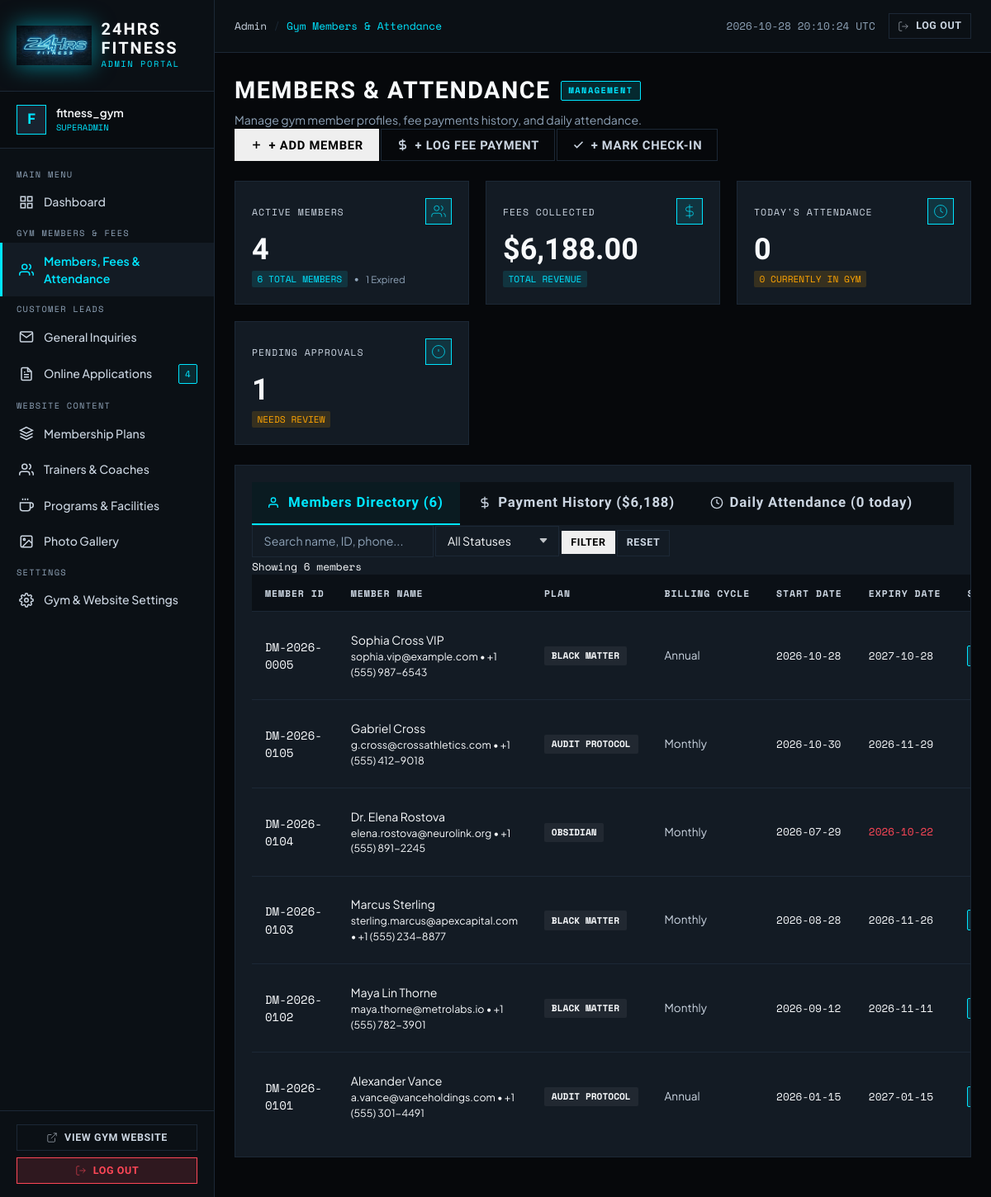
Screenshot of /admin/members.php (signed in) with the database file from the repository.
### tables this page shows
CREATE TABLE `members` (
  `id` int unsigned NOT NULL AUTO_INCREMENT,
  `membership_id` varchar(30) NOT NULL,
  `application_id` int unsigned DEFAULT NULL,
  `full_name` varchar(100) NOT NULL,
  `email` varchar(150) NOT NULL,
  `phone` varchar(50) NOT NULL,
  `plan_id` int unsigned NOT NULL,
  `plan_name` varchar(100) NOT NULL,
  `billing_cycle` enum('monthly','annual') NOT NULL DEFAULT 'monthly',
  `start_date` date NOT NULL,
  `expiry_date` date NOT NULL,
  `status` enum('active','expired','pending') NOT NULL DEFAULT 'active',
  `emergency_contact` varchar(100) DEFAULT NULL,
  `notes` text,
  `created_at` datetime NOT NULL DEFAULT CURRENT_TIMESTAMP,
  `updated_at` datetime NOT NULL DEFAULT CURRENT_TIMESTAMP ON UPDATE CURRENT_TIMESTAMP,
  PRIMARY KEY (`id`),
  UNIQUE KEY `membership_id` (`membership_id`),
  KEY `fk_member_plan` (`plan_id`),
  KEY `idx_member_code` (`membership_id`),
  KEY `idx_member_email` (`email`),
  KEY `idx_member_status` (`status`),
  KEY `idx_member_expiry` (`expiry_date`)
);

### includes/Database.php (called while the page is built, shortened)
<?php
class Database
{
    private static ?PDO $instance = null;
    public static function getConnection(): PDO
    {
        if (self::$instance !== null) {
            return self::$instance;
        }
        $host = (string) Env::get('DB_HOST', '127.0.0.1');
        $port = (int) Env::get('DB_PORT', 3306);
        $dbname = (string) Env::get('DB_NAME', 'fitness_gym');
        $user = (string) Env::get('DB_USER', 'root');
        $pass = (string) Env::get('DB_PASS', '');
        $charset = (string) Env::get('DB_CHARSET', 'utf8mb4');
        $dsn = "mysql:host={$host};port={$port};dbname={$dbname};charset={$charset}";
        $options = [
            PDO::ATTR_ERRMODE            => PDO::ERRMODE_EXCEPTION,
            PDO::ATTR_DEFAULT_FETCH_MODE => PDO::FETCH_ASSOC,
            PDO::ATTR_EMULATE_PREPARES   => false,
            PDO::ATTR_PERSISTENT         => false,
        ];
        if (defined('\Pdo\Mysql::ATTR_INIT_COMMAND')) {
            $options[\Pdo\Mysql::ATTR_INIT_COMMAND] = "SET NAMES {$charset} COLLATE {$charset}_unicode_ci";
        } elseif (defined('PDO::MYSQL_ATTR_INIT_COMMAND')) {
            @$options[PDO::MYSQL_ATTR_INIT_COMMAND] = "SET NAMES {$charset} COLLATE {$charset}_unicode_ci";
        }
        try {
            self::$instance = new PDO($dsn, $user, $pass, $options);
            return self::$instance;
        } catch (PDOException $e) {
            error_log('[DARK MATTER DATABASE ERROR]: ' . $e->getMessage());
            $debug = (bool) Env::get('APP_DEBUG', false);
            if ($debug) {
                throw new RuntimeException("Database Connection Error: " . $e->getMessage());
            }
            throw new RuntimeException("Secure connection to Dark Matter database telemetry is temporarily unavailable. Please retry shortly.");
        }
    }
    public static function fetchAll(string $sql, array $params = []): array
    {
        try {
            $stmt = self::getConnection()->prepare($sql);
            $stmt->execute($params);
            return $stmt->fetchAll();
        } catch (PDOException $e) {
            error_log('[DARK MATTER QUERY ERROR]: ' . $e->getMessage() . " | SQL: {$sql}");
            throw new RuntimeException("Data retrieval failed. Please try again.");
        }
    }
    public static function fetchOne(string $sql, array $params = []): ?array
    {
        try {
            $stmt = self::getConnection()->prepare($sql);
            $stmt->execute($params);
            $result = $stmt->fetch();
            return $result === false ? null : $result;
        } catch (PDOException $e) {
            error_log('[DARK MATTER QUERY ERROR]: ' . $e->getMessage() . " | SQL: {$sql}");
            throw new RuntimeException("Data retrieval failed. Please try again.");
        }
    }
}

### includes/Security.php (called while the page is built, shortened)
<?php
require_once __DIR__ . '/Env.php';
require_once __DIR__ . '/helpers.php';
class Security
{
    public static function validateEnum(mixed $value, array $allowed): ?string
    {
        if (is_string($value) && in_array($value, $allowed, true)) {
            return $value;
        }
        return null;
    }
}

### includes/helpers.php (called while the page is built, shortened)
<?php
if (!function_exists('e')) {
    function e(mixed $value): string
    {
        return htmlspecialchars((string) $value, ENT_QUOTES | ENT_SUBSTITUTE, 'UTF-8');
    }
}

### admin/members.php (the view, shortened to what this page needs)
<?php
require_once __DIR__ . '/includes/auth.php';
require_once dirname(__DIR__) . '/includes/Database.php';
require_once dirname(__DIR__) . '/includes/Security.php';
require_once dirname(__DIR__) . '/includes/helpers.php';
$currentTab = Security::validateEnum($_GET['tab'] ?? 'members', ['members', 'payments', 'attendance']) ?? 'members';
$metrics = [
    'total_members'    => 0,
    'active_members'   => 0,
    'expired_members'  => 0,
    'pending_members'  => 0,
    'total_revenue'    => 0.00,
    'today_attendance' => 0,
    'currently_on_floor' => 0
];
try {
    $r = Database::fetchOne("SELECT COUNT(*) AS cnt FROM `members`");
    $metrics['total_members'] = (int) ($r['cnt'] ?? 0);
    $r = Database::fetchOne("SELECT COUNT(*) AS cnt FROM `members` WHERE `status` = 'active'");
    $metrics['active_members'] = (int) ($r['cnt'] ?? 0);
    $r = Database::fetchOne("SELECT COUNT(*) AS cnt FROM `members` WHERE `status` = 'expired'");
    $metrics['expired_members'] = (int) ($r['cnt'] ?? 0);
    $r = Database::fetchOne("SELECT COUNT(*) AS cnt FROM `members` WHERE `status` = 'pending'");
    $metrics['pending_members'] = (int) ($r['cnt'] ?? 0);
    $r = Database::fetchOne("SELECT IFNULL(SUM(amount), 0) AS rev FROM `member_payments` WHERE `payment_status` = 'completed'");
    $metrics['total_revenue'] = (float) ($r['rev'] ?? 0);
    $r = Database::fetchOne("SELECT COUNT(*) AS cnt FROM `member_attendance` WHERE DATE(`check_in_time`) = CURDATE()");
    $metrics['today_attendance'] = (int) ($r['cnt'] ?? 0);
    $r = Database::fetchOne("SELECT COUNT(*) AS cnt FROM `member_attendance` WHERE `check_out_time` IS NULL AND DATE(`check_in_time`) = CURDATE()");
    $metrics['currently_on_floor'] = (int) ($r['cnt'] ?? 0);
} catch (\Throwable $e) {
    error_log('[MEMBERS METRICS ERROR]: ' . $e->getMessage());
}
$membersData = [];
$search = trim((string) ($_GET['search'] ?? ''));
$statusFilter = Security::validateEnum($_GET['status'] ?? '', ['active', 'expired', 'pending']);
if ($currentTab === 'members') {
    $where = [];
    $params = [];
    $whereSql = !empty($where) ? 'WHERE ' . implode(' AND ', $where) : '';
    try {
        $membersData = Database::fetchAll("
            SELECT `m`.*,
                   (SELECT COUNT(*) FROM `member_payments` `p` WHERE `p`.`member_id` = `m`.`id`) AS payment_count,
                   (SELECT IFNULL(SUM(`p`.`amount`), 0) FROM `member_payments` `p` WHERE `p`.`member_id` = `m`.`id` AND `p`.`payment_status` = 'completed') AS total_paid
            FROM `members` `m`
            {$whereSql}
            ORDER BY `m`.`id` DESC
        ", $params);
    } catch (\Throwable $e) {
        error_log('[FETCH MEMBERS ERROR]: ' . $e->getMessage());
    }
}
require_once __DIR__ . '/includes/header.php';
?>
<div class="adm-page-header">
  <div class="d-flex flex-wrap justify-content-between align-items-center gap-3">
    <div>
      <h1 class="adm-page-title">
        <span>MEMBERS & ATTENDANCE</span>
        <span class="adm-badge active" style="font-size: 0.65rem;">MANAGEMENT</span>
      </h1>
      <p class="adm-page-subtitle">Manage gym member profiles, fee payments history, and daily attendance.</p>
    </div>
    <div class="d-flex flex-wrap gap-2">
      <button type="button" class="adm-btn adm-btn-primary" onclick="openAdmModal('modalAddMember')">
        <svg width="15" height="15" viewBox="0 0 24 24" fill="none" stroke="currentColor" stroke-width="2.5"><line x1="12" y1="5" x2="12" y2="19"></line><line x1="5" y1="12" x2="19" y2="12"></line></svg>
        <span>+ Add Member</span>
      </button>
      <button type="button" class="adm-btn adm-btn-outline" onclick="openAdmModal('modalRecordPayment')">
        <svg width="15" height="15" viewBox="0 0 24 24" fill="none" stroke="currentColor" stroke-width="2.5"><line x1="12" y1="1" x2="12" y2="23"></line><path d="M17 5H9.5a3.5 3.5 0 0 0 0 7h5a3.5 3.5 0 0 1 0 7H6"></path></svg>
        <span>+ Log Fee Payment</span>
      </button>
      <button type="button" class="adm-btn adm-btn-outline" onclick="openAdmModal('modalCheckIn')">
        <svg width="15" height="15" viewBox="0 0 24 24" fill="none" stroke="currentColor" stroke-width="2.5"><polyline points="20 6 9 17 4 12"></polyline></svg>
        <span>+ Mark Check-In</span>
      </button>
    </div>
  </div>
</div>
<div class="adm-grid adm-grid-4" style="margin-bottom: 1.5rem;">
  <div class="adm-card">
    <div class="adm-stat-header">
      <span class="adm-stat-title">Active Members</span>
      <div class="adm-stat-icon" style="color: var(--adm-lime);">
        <svg width="18" height="18" viewBox="0 0 24 24" fill="none" stroke="currentColor"><path d="M17 21v-2a4 4 0 0 0-4-4H5a4 4 0 0 0-4 4v2"></path><circle cx="9" cy="7" r="4"></circle><path d="M23 21v-2a4 4 0 0 0-3-3.87"></path><path d="M16 3.13a4 4 0 0 1 0 7.75"></path></svg>
      </div>
    </div>
    <div class="adm-stat-value text-lime"><?= number_format($metrics['active_members']) ?></div>
    <div class="adm-stat-footer">
      <span class="adm-stat-badge lime"><?= $metrics['total_members'] ?> TOTAL MEMBERS</span>
      <span>&bull;</span>
      <span class="text-muted" style="font-size: 0.72rem;"><?= $metrics['expired_members'] ?> Expired</span>
    </div>
  </div>
  <div class="adm-card">
    <div class="adm-stat-header">
      <span class="adm-stat-title">Fees Collected</span>
      <div class="adm-stat-icon">
        <svg width="18" height="18" viewBox="0 0 24 24" fill="none" stroke="currentColor"><line x1="12" y1="1" x2="12" y2="23"></line><path d="M17 5H9.5a3.5 3.5 0 0 0 0 7h5a3.5 3.5 0 0 1 0 7H6"></path></svg>
      </div>
    </div>
    <div class="adm-stat-value">$<?= number_format($metrics['total_revenue'], 2) ?></div>
    <div class="adm-stat-footer">
      <span class="adm-stat-badge lime">TOTAL REVENUE</span>
    </div>
  </div>
  <div class="adm-card">
    <div class="adm-stat-header">
      <span class="adm-stat-title">Today's Attendance</span>
      <div class="adm-stat-icon">
        <svg width="18" height="18" viewBox="0 0 24 24" fill="none" stroke="currentColor"><circle cx="12" cy="12" r="10"></circle><polyline points="12 6 12 12 16 14"></polyline></svg>
      </div>
    </div>
    <div class="adm-stat-value"><?= number_format($metrics['today_attendance']) ?></div>
    <div class="adm-stat-footer">
      <span class="adm-stat-badge orange"><?= $metrics['currently_on_floor'] ?> CURRENTLY IN GYM</span>
    </div>
  </div>
  <div class="adm-card">
    <div class="adm-stat-header">
      <span class="adm-stat-title">Pending Approvals</span>
      <div class="adm-stat-icon">
        <svg width="18" height="18" viewBox="0 0 24 24" fill="none" stroke="currentColor"><circle cx="12" cy="12" r="10"></circle><line x1="12" y1="8" x2="12" y2="12"></line><line x1="12" y1="16" x2="12.01" y2="16"></line></svg>
      </div>
    </div>
    <div class="adm-stat-value"><?= number_format($metrics['pending_members']) ?></div>
    <div class="adm-stat-footer">
      <span class="adm-stat-badge <?= $metrics['pending_members'] > 0 ? 'orange' : 'lime' ?>"><?= $metrics['pending_members'] > 0 ? 'NEEDS REVIEW' : 'ALL CLEAR' ?></span>
    </div>
  </div>
</div>
<div class="adm-card p-0" style="margin-bottom: 1.5rem; overflow: hidden;">
  <div class="d-flex flex-wrap border-bottom" style="border-color: var(--adm-border) !important; background: var(--adm-surface);">
    <a href="members.php?tab=members" class="adm-tab-link <?= $currentTab === 'members' ? 'active' : '' ?>">
      <svg width="16" height="16" viewBox="0 0 24 24" fill="none" stroke="currentColor" stroke-width="2"><path d="M17 21v-2a4 4 0 0 0-4-4H5a4 4 0 0 0-4 4v2"></path><circle cx="9" cy="7" r="4"></circle></svg>
      <span>Members Directory (<?= $metrics['total_members'] ?>)</span>
    </a>
    <a href="members.php?tab=payments" class="adm-tab-link <?= $currentTab === 'payments' ? 'active' : '' ?>">
      <svg width="16" height="16" viewBox="0 0 24 24" fill="none" stroke="currentColor" stroke-width="2"><line x1="12" y1="1" x2="12" y2="23"></line><path d="M17 5H9.5a3.5 3.5 0 0 0 0 7h5a3.5 3.5 0 0 1 0 7H6"></path></svg>
      <span>Payment History ($<?= number_format($metrics['total_revenue']) ?>)</span>
    </a>
    <a href="members.php?tab=attendance" class="adm-tab-link <?= $currentTab === 'attendance' ? 'active' : '' ?>">
      <svg width="16" height="16" viewBox="0 0 24 24" fill="none" stroke="currentColor" stroke-width="2"><circle cx="12" cy="12" r="10"></circle><polyline points="12 6 12 12 16 14"></polyline></svg>
      <span>Daily Attendance (<?= $metrics['today_attendance'] ?> today)</span>
    </a>
  </div>
  <?php if ($currentTab === 'members'): ?>
    <div class="p-3 border-bottom d-flex flex-wrap justify-content-between align-items-center gap-3" style="border-color: var(--adm-border) !important; background: var(--adm-surface-2);">
      <form method="GET" class="d-flex flex-wrap align-items-center gap-2">
        <input type="text" name="search" class="adm-input" placeholder="Search name, ID, phone..." value="<?= e($search) ?>" style="width: 220px;">
        <select name="status" class="adm-select" style="width: 150px;">
          <option value="">All Statuses</option>
        </select>
        <button type="submit" class="adm-btn adm-btn-secondary adm-btn-sm">Filter</button>
        <?php if ($search !== '' || $statusFilter !== ''): ?>
          <a href="members.php?tab=members" class="adm-btn adm-btn-outline adm-btn-sm">Reset</a>
        <?php endif; ?>
      </form>
      <span class="text-muted" style="font-size: 0.8rem; font-family: var(--adm-font-mono);">
        Showing <?= count($membersData) ?> members
      </span>
    </div>
    <div class="adm-table-responsive">
      <table class="adm-table">
        <thead>
          <tr>
            <th>Member ID</th>
            <th>Member Name</th>
            <th>Plan</th>
            <th>Billing Cycle</th>
            <th>Start Date</th>
            <th>Expiry Date</th>
            <th>Status</th>
          </tr>
        </thead>
        <tbody>
          <?php if (empty($membersData)): ?>
            <tr>
              <td colspan="9" class="adm-empty-state">
                No member profiles found matching current criteria.
              </td>
            </tr>
          <?php else: ?>
            <?php foreach ($membersData as $m): ?>
              <?php
                $isExpired = ($m['status'] === 'expired' || strtotime($m['expiry_date']) < time());
                $statusClass = $m['status'] === 'active' ? 'active' : ($m['status'] === 'expired' ? 'danger' : 'warning');
              ?>
              <tr>
                <td>
                  <span class="adm-mono text-lime fw-bold"><?= e($m['membership_id']) ?></span>
                </td>
                <td>
                  <div class="fw-bold text-white"><?= e($m['full_name']) ?></div>
                  <div class="text-muted" style="font-size: 0.78rem;"><?= e($m['email']) ?> &bull; <?= e($m['phone']) ?></div>
                </td>
                <td>
                  <span class="adm-badge" style="background: rgba(255,255,255,0.06); color: var(--adm-white);"><?= e($m['plan_name']) ?></span>
                </td>
                <td style="text-transform: capitalize; font-size: 0.85rem; color: var(--adm-silver);">
                  <?= e($m['billing_cycle']) ?>
                </td>
                <td class="adm-mono" style="font-size: 0.8rem;">
                  <?= e($m['start_date']) ?>
                </td>
                <td class="adm-mono" style="font-size: 0.8rem; <?= $isExpired ? 'color: var(--adm-danger);' : '' ?>">
                  <?= e($m['expiry_date']) ?>
                </td>
                <td>
                  <span class="adm-badge <?= $statusClass ?>" style="font-size: 0.7rem;">
                  </span>
                </td>
              </tr>
            <?php endforeach; ?>
          <?php endif; ?>
        </tbody>
      </table>
    </div>
  <?php endif; ?>
</div>
<?php require_once __DIR__ . '/includes/footer.php'; ?>

### rows the page displays
members: membership "DM-2026-0005", full_name "Sophia Cross VIP", email "sophia.vip@example.com", phone "+1 (555) 987-6543", plan_name "BLACK MATTER", billing_cycle "Annual", start_date "2026-10-28", expiry_date "2027-10-28"
members: membership "DM-2026-0105", full_name "Gabriel Cross", email "g.cross@crossathletics.com", phone "+1 (555) 412-9018", plan_name "AUDIT PROTOCOL", billing_cycle "Monthly", start_date "2026-10-30", expiry_date "2026-11-29"
members: membership "DM-2026-0104", full_name "Dr. Elena Rostova", email "elena.rostova@neurolink.org", phone "+1 (555) 891-2245", plan_name "OBSIDIAN", billing_cycle "Monthly", start_date "2026-07-29", expiry_date "2026-10-22"
members: membership "DM-2026-0103", full_name "Marcus Sterling", email "sterling.marcus@apexcapital.com", phone "+1 (555) 234-8877", plan_name "BLACK MATTER", billing_cycle "Monthly", start_date "2026-08-28", expiry_date "2026-11-26"
members: membership "DM-2026-0102", full_name "Maya Lin Thorne", email "maya.thorne@metrolabs.io", phone "+1 (555) 782-3901", plan_name "BLACK MATTER", billing_cycle "Monthly", start_date "2026-09-12", expiry_date "2026-11-11"
members: membership "DM-2026-0101", full_name "Alexander Vance", email "a.vance@vanceholdings.com", phone "+1 (555) 301-4491", plan_name "AUDIT PROTOCOL", billing_cycle "Annual", start_date "2026-01-15", expiry_date "2027-01-15"

### other values shown
substr($currentUser['username'] ?? 'A', 0, 1) "F"
$currentUser['username'] "fitness_gym"
$currentUser['role'] "SUPERADMIN"
$pendingApplicationsCount "4"
$pageTitle "Gym Members & Attendance"
$metrics['active_members'] "4"
$metrics['total_members'] "6"
$metrics['expired_members'] "1"
$metrics['total_revenue'] "6,188.00"
$metrics['today_attendance'] "0"
$metrics['currently_on_floor'] "0"
$metrics['pending_members'] "1"
$metrics['total_revenue'] "6,188"
count($membersData) "6"
